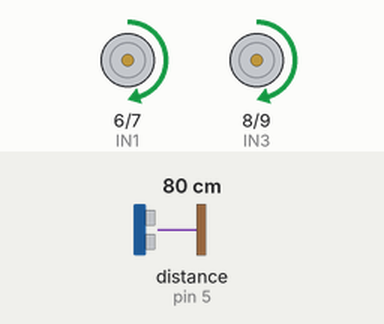
The sketch below on a simulated Arduino Uno, built with avr-gcc and run on an emulated ATmega328P. Parts: motor-driver pin pairs drawn as motors (green arrow = first pin HIGH = forward, orange = second pin HIGH = backward, longer = more drive, scaled by the enable pin). The test bench sets the inputs (shaded band); at power-on: distance to the obstacle (sensor on pin 5) 80 cm. The echo pulse lasts 58.3 µs per cm.

Above: at 2.2 s.
2.3 s: distance to the obstacle (sensor on pin 5) set to 22 cm
3.8 s: distance to the obstacle (sensor on pin 5) set to 18 cm
At 5.2 s:
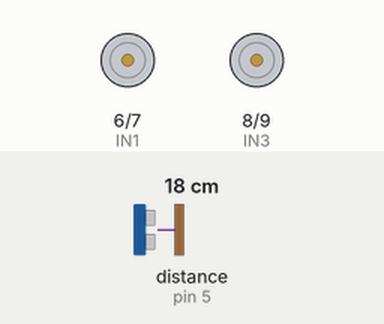
6.8 s: distance to the obstacle (sensor on pin 5) set to 35 cm
8.4 s: distance to the obstacle (sensor on pin 5) set to 2 cm
At 9.14 s:
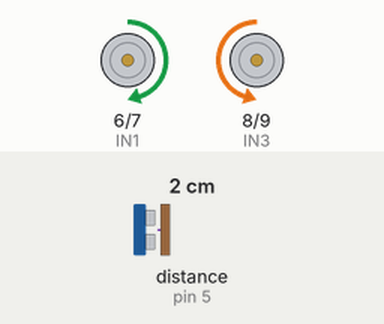
Timing chart, 0 to 12.4 s (numbered marks = the images above; inputs shaded):
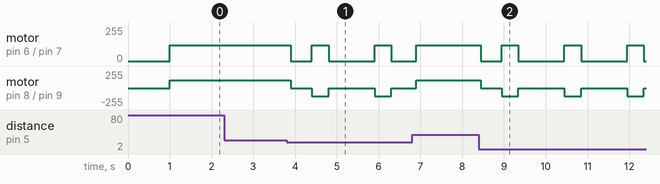

The sketch:

robo_autonomo.ino
```cpp
#include <Ultrasonic.h>;
#define TRIGGER_PIN 4
#define ECHO_PIN    5
Ultrasonic ultrasonic(TRIGGER_PIN, ECHO_PIN);
#define IN1 6
#define IN2 7
#define IN3 8
#define IN4 9

#define ENA 10

#define ENB 11
void setup()
{
  pinMode(IN1,OUTPUT);
  pinMode(IN2,OUTPUT);
  pinMode(IN3,OUTPUT);
  pinMode(IN4,OUTPUT);
  pinMode(ENA,OUTPUT);
  pinMode(ENB,OUTPUT);
  analogWrite(ENA,120);
  analogWrite(ENB,120);
  delay(1000);
} //end setup

void loop()
{
  robo_frente();
  float dist_cm = distancia();

    if(dist_cm < 20)
    {
      decisao();
    }

delay(100);
}

float distancia()
{
  float cmMsec;
  long microsec = ultrasonic.timing();
  cmMsec = ultrasonic.convert(microsec, Ultrasonic::CM);
  return(cmMsec);
delay(10);
}

void robo_frente()
{
  digitalWrite(IN1,HIGH);
  digitalWrite(IN2,LOW);
  digitalWrite(IN3,HIGH);
  digitalWrite(IN4,LOW);
}

void robo_esquerda()
{
  digitalWrite(IN1,HIGH);
  digitalWrite(IN2,LOW);
  digitalWrite(IN3,LOW);
  digitalWrite(IN4,HIGH);
}

void robo_parado()
{

  digitalWrite(IN1,LOW);
  digitalWrite(IN2,LOW);
  digitalWrite(IN3,LOW);
  digitalWrite(IN4,LOW);
}

void decisao()
{
  robo_parado();
  delay(500);
  robo_esquerda();
  delay(400);
  robo_parado();
  delay(500);
}
```

Measured:
- the behaviour switches between 20 and 19 cm on distance to the obstacle (sensor on pin 5) (found by bisection; images 0 and 1)
- after the input at 2.3 s, every drawn part: stays the same
- after the input at 3.8 s, motor on pin 6 (IN1) / pin 7 (IN2): goes stopped 0.50 s, forward 120/255 0.40 s, stopped 1.1 s, forward 120/255 0.40 s, then stopped, starting after 0.10 s; motor on pin 8 (IN3) / pin 9 (IN4): goes stopped 0.50 s, backward 120/255 0.40 s, stopped 1.1 s, backward 120/255 0.40 s, then stopped, starting after 0.10 s
- after the input at 8.4 s, motor on pin 6 (IN1) / pin 7 (IN2): forward 120/255 → stopped at once, then repeats every 1.5 s: forward 120/255 0.40 s, stopped 1.1 s; motor on pin 8 (IN3) / pin 9 (IN4): forward 120/255 → stopped at once, then repeats every 1.5 s: backward 120/255 0.40 s, stopped 1.1 s
